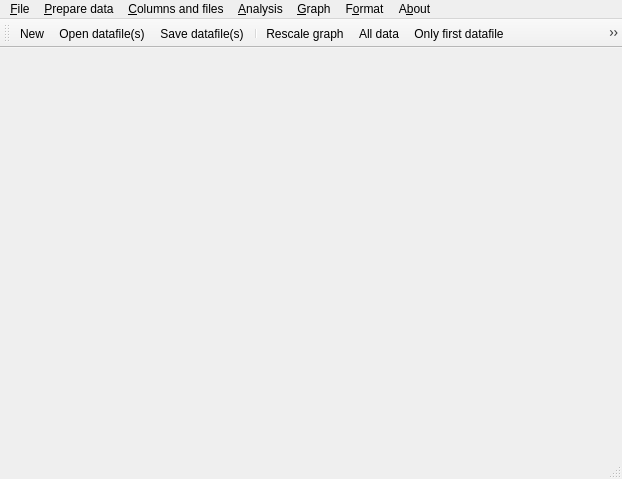
<?xml version="1.0" encoding="UTF-8"?>
<ui version="4.0">
 <class>MainWindow</class>
 <widget class="QMainWindow" name="MainWindow">
  <property name="geometry">
   <rect>
    <x>0</x>
    <y>0</y>
    <width>622</width>
    <height>479</height>
   </rect>
  </property>
  <property name="windowTitle">
   <string>MainWindow</string>
  </property>
  <widget class="QWidget" name="centralwidget">
   <layout class="QGridLayout" name="gridLayout">
    <item row="7" column="0" colspan="2">
     <widget class="QCustomPlot" name="plot" native="true">
      <property name="sizePolicy">
       <sizepolicy hsizetype="Preferred" vsizetype="Preferred">
        <horstretch>1</horstretch>
        <verstretch>1</verstretch>
       </sizepolicy>
      </property>
      <property name="minimumSize">
       <size>
        <width>600</width>
        <height>300</height>
       </size>
      </property>
      <property name="maximumSize">
       <size>
        <width>16777215</width>
        <height>16777215</height>
       </size>
      </property>
      <property name="sizeIncrement">
       <size>
        <width>0</width>
        <height>0</height>
       </size>
      </property>
      <property name="baseSize">
       <size>
        <width>0</width>
        <height>0</height>
       </size>
      </property>
     </widget>
    </item>
   </layout>
  </widget>
  <widget class="QMenuBar" name="menubar">
   <property name="geometry">
    <rect>
     <x>0</x>
     <y>0</y>
     <width>622</width>
     <height>26</height>
    </rect>
   </property>
   <widget class="QMenu" name="menuFile">
    <property name="tabletTracking">
     <bool>false</bool>
    </property>
    <property name="focusPolicy">
     <enum>Qt::NoFocus</enum>
    </property>
    <property name="contextMenuPolicy">
     <enum>Qt::DefaultContextMenu</enum>
    </property>
    <property name="tearOffEnabled">
     <bool>false</bool>
    </property>
    <property name="title">
     <string>&amp;File</string>
    </property>
    <property name="separatorsCollapsible">
     <bool>false</bool>
    </property>
    <widget class="QMenu" name="menuFile_operations">
     <property name="title">
      <string>File o&amp;perations...</string>
     </property>
     <addaction name="actionMerge_files"/>
     <addaction name="actionMerge_files_2"/>
     <addaction name="actionColumns_to_files"/>
     <addaction name="actionExport_column_to_single_file"/>
    </widget>
    <addaction name="actionNew"/>
    <addaction name="actionOpen"/>
    <addaction name="actionSave"/>
    <addaction name="actionSave_as"/>
    <addaction name="actionSave_in"/>
    <addaction name="actionImport_data"/>
    <addaction name="actionExport_data"/>
    <addaction name="actionBackup"/>
    <addaction name="menuFile_operations"/>
    <addaction name="separator"/>
    <addaction name="actionExit"/>
   </widget>
   <widget class="QMenu" name="menuAnalysis">
    <property name="title">
     <string>&amp;Prepare data</string>
    </property>
    <widget class="QMenu" name="menuCombine_all_files">
     <property name="title">
      <string>Combine &amp;all files...</string>
     </property>
     <addaction name="actionAdd_2"/>
     <addaction name="actionAverage"/>
    </widget>
    <widget class="QMenu" name="menuBaseline_2">
     <property name="title">
      <string>&amp;Baseline...</string>
     </property>
     <addaction name="actionSet_spectra_to_zero"/>
     <addaction name="actionLinear_baseline"/>
     <addaction name="actionBall_like_baseline"/>
    </widget>
    <widget class="QMenu" name="menuNormalize">
     <property name="title">
      <string>&amp;Normalize...</string>
     </property>
     <widget class="QMenu" name="menuIntegrated_area">
      <property name="title">
       <string>&amp;Integrated area...</string>
      </property>
      <addaction name="actionTo_one"/>
      <addaction name="actionTo_first_file"/>
     </widget>
     <widget class="QMenu" name="menuGlobal_maximum">
      <property name="title">
       <string>&amp;Global maximum...</string>
      </property>
      <addaction name="actionTo_one_2"/>
      <addaction name="actionTo_first_file_2"/>
     </widget>
     <addaction name="menuIntegrated_area"/>
     <addaction name="menuGlobal_maximum"/>
    </widget>
    <addaction name="menuBaseline_2"/>
    <addaction name="actionTrim"/>
    <addaction name="actionCallibrate_data"/>
    <addaction name="actionClean_spikes"/>
    <addaction name="menuCombine_all_files"/>
    <addaction name="menuNormalize"/>
   </widget>
   <widget class="QMenu" name="menuAbout">
    <property name="title">
     <string>A&amp;bout</string>
    </property>
    <addaction name="actionInformation"/>
   </widget>
   <widget class="QMenu" name="menuGraph">
    <property name="title">
     <string>&amp;Graph</string>
    </property>
    <widget class="QMenu" name="menuPlot">
     <property name="title">
      <string>&amp;Plot...</string>
     </property>
     <addaction name="actionAll_data"/>
     <addaction name="actionOnly_first_datafile"/>
     <addaction name="actionSet_max_number_of_plots"/>
    </widget>
    <widget class="QMenu" name="menuLegend">
     <property name="title">
      <string>&amp;Legend...</string>
     </property>
     <addaction name="actionShow"/>
     <addaction name="actionHide"/>
    </widget>
    <widget class="QMenu" name="menuVertical_arrangement">
     <property name="title">
      <string>&amp;Vertical stacking</string>
     </property>
     <addaction name="actionActivated"/>
     <addaction name="actionDisactivated"/>
    </widget>
    <widget class="QMenu" name="menuVertical_scale">
     <property name="title">
      <string>Vertical &amp;scale...</string>
     </property>
     <addaction name="actionlogarithmic"/>
     <addaction name="actionLinear"/>
    </widget>
    <addaction name="menuPlot"/>
    <addaction name="actionRescale"/>
    <addaction name="actionUndo"/>
    <addaction name="actionSpline"/>
    <addaction name="menuLegend"/>
    <addaction name="menuVertical_arrangement"/>
    <addaction name="menuVertical_scale"/>
   </widget>
   <widget class="QMenu" name="menuFormat">
    <property name="title">
     <string>F&amp;ormat</string>
    </property>
    <widget class="QMenu" name="menuRename">
     <property name="title">
      <string>&amp;Rename</string>
     </property>
     <addaction name="actionFiles"/>
     <addaction name="actionExtensions"/>
    </widget>
    <widget class="QMenu" name="menuData_format">
     <property name="title">
      <string>&amp;Format datafiles</string>
     </property>
     <widget class="QMenu" name="menuDelete_first_last_lines">
      <property name="title">
       <string>Delete &amp;rows</string>
      </property>
      <addaction name="actionDelete_first_lines"/>
      <addaction name="actionDelete_last_lines"/>
     </widget>
     <widget class="QMenu" name="menuData_ordering">
      <property name="title">
       <string>Data ordering...</string>
      </property>
      <addaction name="actionAscending"/>
      <addaction name="actionDescending"/>
     </widget>
     <addaction name="actionReplace_characters"/>
     <addaction name="actionDelete_lines_without_data"/>
     <addaction name="menuDelete_first_last_lines"/>
     <addaction name="menuData_ordering"/>
    </widget>
    <widget class="QMenu" name="menuDecrease_datapoints">
     <property name="title">
      <string>&amp;Modify datapoints</string>
     </property>
     <widget class="QMenu" name="menuIncrease_Datapoints">
      <property name="title">
       <string>&amp;Modify datapoints number</string>
      </property>
      <addaction name="actionSet_step"/>
      <addaction name="actionSet_number"/>
     </widget>
     <addaction name="actionAverage_datapoints"/>
     <addaction name="menuIncrease_Datapoints"/>
    </widget>
    <addaction name="menuRename"/>
    <addaction name="menuDecrease_datapoints"/>
    <addaction name="menuData_format"/>
   </widget>
   <widget class="QMenu" name="menuAdvanced_manipulation">
    <property name="title">
     <string>&amp;Analysis</string>
    </property>
    <widget class="QMenu" name="menuAxis">
     <property name="title">
      <string>&amp;Axis</string>
     </property>
     <widget class="QMenu" name="menux_axis">
      <property name="title">
       <string>&amp;x Axis</string>
      </property>
      <addaction name="actionAdd_constant_4"/>
      <addaction name="actionMultiply_constant_3"/>
      <addaction name="actionExponenciate"/>
      <addaction name="actionLogarithm_3"/>
      <addaction name="actionModify_units_2"/>
     </widget>
     <widget class="QMenu" name="menuy_Axis_2">
      <property name="title">
       <string>&amp;y Axis</string>
      </property>
      <addaction name="actionAdd_constant_3"/>
      <addaction name="actionMultiply_constant_4"/>
      <addaction name="actionExponenciate_2"/>
      <addaction name="actionLogarithm_4"/>
     </widget>
     <addaction name="menux_axis"/>
     <addaction name="menuy_Axis_2"/>
    </widget>
    <widget class="QMenu" name="menuSpecial_analysis">
     <property name="title">
      <string>&amp;Special analysis</string>
     </property>
     <addaction name="actionClean_interferences_by_FFT"/>
     <addaction name="actionCalculate_modulus_from_KKA"/>
    </widget>
    <addaction name="menuAxis"/>
    <addaction name="actionIntegrate"/>
    <addaction name="menuSpecial_analysis"/>
   </widget>
   <widget class="QMenu" name="menuFiles_and_columns">
    <property name="title">
     <string>&amp;Columns and files</string>
    </property>
    <widget class="QMenu" name="menuOperate_with_ref_column">
     <property name="title">
      <string>&amp;Operate with ref. column</string>
     </property>
     <addaction name="actionAdd_reference"/>
     <addaction name="actionSubtract_2"/>
     <addaction name="actionMultiplu"/>
     <addaction name="actionDivide_2"/>
     <addaction name="actionCalculate_absorbance_2"/>
    </widget>
    <widget class="QMenu" name="menuColumns_2">
     <property name="title">
      <string>&amp;Columns...</string>
     </property>
     <addaction name="actionSet_x_column"/>
     <addaction name="actionDelete_column"/>
     <addaction name="actionAdd_reference_column"/>
     <addaction name="actionDuplicate_Column"/>
    </widget>
    <addaction name="actionSet_Plot_Column"/>
    <addaction name="menuColumns_2"/>
    <addaction name="menuOperate_with_ref_column"/>
    <addaction name="separator"/>
    <addaction name="actionAdd_reference_files"/>
    <addaction name="actionOperate_with_ref_files"/>
   </widget>
   <addaction name="menuFile"/>
   <addaction name="menuAnalysis"/>
   <addaction name="menuFiles_and_columns"/>
   <addaction name="menuAdvanced_manipulation"/>
   <addaction name="menuGraph"/>
   <addaction name="menuFormat"/>
   <addaction name="menuAbout"/>
  </widget>
  <widget class="QStatusBar" name="statusbar"/>
  <widget class="QToolBar" name="toolBar">
   <property name="windowTitle">
    <string>toolBar</string>
   </property>
   <attribute name="toolBarArea">
    <enum>TopToolBarArea</enum>
   </attribute>
   <attribute name="toolBarBreak">
    <bool>false</bool>
   </attribute>
   <addaction name="actionNew"/>
   <addaction name="actionOpen"/>
   <addaction name="actionSave"/>
   <addaction name="separator"/>
   <addaction name="actionRescale"/>
   <addaction name="actionAll_data"/>
   <addaction name="actionOnly_first_datafile"/>
   <addaction name="actionSet_Plot_Column"/>
   <addaction name="separator"/>
   <addaction name="actionActivated"/>
   <addaction name="actionDisactivated"/>
   <addaction name="separator"/>
   <addaction name="actionUndo"/>
   <addaction name="separator"/>
   <addaction name="actionExit"/>
   <addaction name="separator"/>
  </widget>
  <action name="actionOpen">
   <property name="checkable">
    <bool>false</bool>
   </property>
   <property name="icon">
    <iconset resource="MyRes.qrc">
     <normaloff>:/Images/24x24/Folder-24x24.png</normaloff>:/Images/24x24/Folder-24x24.png</iconset>
   </property>
   <property name="text">
    <string>&amp;Open datafile(s)</string>
   </property>
   <property name="shortcut">
    <string>Ctrl+O</string>
   </property>
  </action>
  <action name="actionImport_data">
   <property name="icon">
    <iconset resource="MyRes.qrc">
     <normaloff>:/Images/24x24/Folder-Down-24x24.png</normaloff>:/Images/24x24/Folder-Down-24x24.png</iconset>
   </property>
   <property name="text">
    <string>I&amp;mport for format</string>
   </property>
   <property name="shortcut">
    <string>Ctrl+I</string>
   </property>
  </action>
  <action name="actionExit">
   <property name="checkable">
    <bool>false</bool>
   </property>
   <property name="icon">
    <iconset resource="MyRes.qrc">
     <normaloff>:/Images/24x24/Power-Off-24x24.png</normaloff>:/Images/24x24/Power-Off-24x24.png</iconset>
   </property>
   <property name="text">
    <string>&amp;Exit</string>
   </property>
   <property name="shortcut">
    <string>Ctrl+Q</string>
   </property>
  </action>
  <action name="actionInformation">
   <property name="icon">
    <iconset resource="MyRes.qrc">
     <normaloff>:/Images/24x24/Information-24x24.png</normaloff>:/Images/24x24/Information-24x24.png</iconset>
   </property>
   <property name="text">
    <string>&amp;Information</string>
   </property>
  </action>
  <action name="actionRescale">
   <property name="icon">
    <iconset resource="MyRes.qrc">
     <normaloff>:/Images/24x24/Line-Graph-24x24.png</normaloff>:/Images/24x24/Line-Graph-24x24.png</iconset>
   </property>
   <property name="text">
    <string>&amp;Rescale graph</string>
   </property>
   <property name="shortcut">
    <string>Ctrl+R</string>
   </property>
  </action>
  <action name="actionNew">
   <property name="icon">
    <iconset resource="MyRes.qrc">
     <normaloff>:/Images/24x24/Document-24x24.png</normaloff>:/Images/24x24/Document-24x24.png</iconset>
   </property>
   <property name="text">
    <string>&amp;New</string>
   </property>
   <property name="shortcut">
    <string>Ctrl+N</string>
   </property>
  </action>
  <action name="actionSave">
   <property name="icon">
    <iconset resource="MyRes.qrc">
     <normaloff>:/Images/24x24/Save-24x24.png</normaloff>:/Images/24x24/Save-24x24.png</iconset>
   </property>
   <property name="text">
    <string>&amp;Save datafile(s)</string>
   </property>
   <property name="shortcut">
    <string>Ctrl+S</string>
   </property>
  </action>
  <action name="actionFiles">
   <property name="icon">
    <iconset resource="MyRes.qrc">
     <normaloff>:/Images/24x24/Notepad-Edit-24x24.png</normaloff>:/Images/24x24/Notepad-Edit-24x24.png</iconset>
   </property>
   <property name="text">
    <string>&amp;Filenames</string>
   </property>
  </action>
  <action name="actionExtensions">
   <property name="icon">
    <iconset resource="MyRes.qrc">
     <normaloff>:/Images/24x24/Notepad-Settings-24x24.png</normaloff>:/Images/24x24/Notepad-Settings-24x24.png</iconset>
   </property>
   <property name="text">
    <string>&amp;Extensions</string>
   </property>
  </action>
  <action name="actionClean_spikes">
   <property name="icon">
    <iconset resource="MyRes.qrc">
     <normaloff>:/Images/24x24/Line-Graph-Tick-24x24 - copia.png</normaloff>:/Images/24x24/Line-Graph-Tick-24x24 - copia.png</iconset>
   </property>
   <property name="text">
    <string>Clean &amp;spikes</string>
   </property>
  </action>
  <action name="actionCallibrate_data">
   <property name="text">
    <string>&amp;Calibration</string>
   </property>
  </action>
  <action name="actionTrim">
   <property name="icon">
    <iconset resource="MyRes.qrc">
     <normaloff>:/Images/24x24/Line-Graph-Edit-24x24 - copia.png</normaloff>:/Images/24x24/Line-Graph-Edit-24x24 - copia.png</iconset>
   </property>
   <property name="text">
    <string>&amp;Trim</string>
   </property>
  </action>
  <action name="actionClean_interferences_by_FFT">
   <property name="icon">
    <iconset resource="MyRes.qrc">
     <normaloff>:/Images/24x24/Line-Graph-Filter-24x24 - copia.png</normaloff>:/Images/24x24/Line-Graph-Filter-24x24 - copia.png</iconset>
   </property>
   <property name="text">
    <string>Clean &amp;interferences by FFT</string>
   </property>
  </action>
  <action name="actionSet_spectra_to_zero">
   <property name="text">
    <string>&amp;Set spectra to zero</string>
   </property>
  </action>
  <action name="actionLinear_baseline">
   <property name="icon">
    <iconset resource="MyRes.qrc">
     <normaloff>:/Images/24x24/Line-Graph-Import-24x24 - copia.png</normaloff>:/Images/24x24/Line-Graph-Import-24x24 - copia.png</iconset>
   </property>
   <property name="text">
    <string>&amp;Linear baseline</string>
   </property>
  </action>
  <action name="actionBall_like_baseline">
   <property name="icon">
    <iconset resource="MyRes.qrc">
     <normaloff>:/Images/24x24/Line-Graph-Import-24x24 - copia.png</normaloff>:/Images/24x24/Line-Graph-Import-24x24 - copia.png</iconset>
   </property>
   <property name="text">
    <string>&amp;Ball-like baseline</string>
   </property>
  </action>
  <action name="actionReplace_characters">
   <property name="icon">
    <iconset resource="MyRes.qrc">
     <normaloff>:/Images/24x24/Notepad-Search-24x24.png</normaloff>:/Images/24x24/Notepad-Search-24x24.png</iconset>
   </property>
   <property name="text">
    <string>Find and replace &amp;characters</string>
   </property>
   <property name="shortcut">
    <string>Ctrl+F</string>
   </property>
  </action>
  <action name="actionDelete_lines_without_data">
   <property name="text">
    <string>Delete &amp;lines without data</string>
   </property>
  </action>
  <action name="actionDelete_first_lines">
   <property name="text">
    <string>Delete &amp;first lines</string>
   </property>
  </action>
  <action name="actionDelete_last_lines">
   <property name="text">
    <string>Delete &amp;last lines</string>
   </property>
  </action>
  <action name="actionIntegrate">
   <property name="text">
    <string>&amp;Integrate</string>
   </property>
  </action>
  <action name="actionAdd_2">
   <property name="text">
    <string>&amp;Add</string>
   </property>
  </action>
  <action name="actionAverage">
   <property name="text">
    <string>A&amp;verage</string>
   </property>
  </action>
  <action name="actionSort_data">
   <property name="text">
    <string>Sort vertically</string>
   </property>
  </action>
  <action name="actionDelete_datapoints">
   <property name="text">
    <string>Delete datapoints</string>
   </property>
  </action>
  <action name="actionAverage_datapoints">
   <property name="text">
    <string>&amp;Average datapoints</string>
   </property>
  </action>
  <action name="actionSpline">
   <property name="text">
    <string>&amp;Create spline</string>
   </property>
  </action>
  <action name="actionSave_in">
   <property name="icon">
    <iconset resource="MyRes.qrc">
     <normaloff>:/Images/24x24/Save-Create-24x24.png</normaloff>:/Images/24x24/Save-Create-24x24.png</iconset>
   </property>
   <property name="text">
    <string>Save &amp;in...</string>
   </property>
   <property name="shortcut">
    <string>Ctrl+N</string>
   </property>
  </action>
  <action name="actionExport_data">
   <property name="icon">
    <iconset resource="MyRes.qrc">
     <normaloff>:/Images/24x24/Folder-Export-24x24 - copia.png</normaloff>:/Images/24x24/Folder-Export-24x24 - copia.png</iconset>
   </property>
   <property name="text">
    <string>&amp;Export format</string>
   </property>
   <property name="shortcut">
    <string>Ctrl+E</string>
   </property>
  </action>
  <action name="actionBackup">
   <property name="icon">
    <iconset resource="MyRes.qrc">
     <normaloff>:/Images/24x24/Copy-24x24.png</normaloff>:/Images/24x24/Copy-24x24.png</iconset>
   </property>
   <property name="text">
    <string>&amp;Make backup</string>
   </property>
  </action>
  <action name="actionAll_data">
   <property name="icon">
    <iconset resource="MyRes.qrc">
     <normaloff>:/Images/24x24/Line-Graph-New-24x24 - copia.png</normaloff>:/Images/24x24/Line-Graph-New-24x24 - copia.png</iconset>
   </property>
   <property name="text">
    <string>&amp;All data</string>
   </property>
  </action>
  <action name="actionOnly_first_datafile">
   <property name="icon">
    <iconset resource="MyRes.qrc">
     <normaloff>:/Images/24x24/Line-Graph-Close-24x24 - copia.png</normaloff>:/Images/24x24/Line-Graph-Close-24x24 - copia.png</iconset>
   </property>
   <property name="text">
    <string>&amp;Only first datafile</string>
   </property>
  </action>
  <action name="actionSubtract_2">
   <property name="icon">
    <iconset resource="MyRes.qrc">
     <normaloff>:/Images/24x24/Line-Graph-Down-24x24 - copia.png</normaloff>:/Images/24x24/Line-Graph-Down-24x24 - copia.png</iconset>
   </property>
   <property name="text">
    <string>&amp;Subtract reference</string>
   </property>
  </action>
  <action name="actionMultiplu">
   <property name="icon">
    <iconset resource="MyRes.qrc">
     <normaloff>:/Images/24x24/Line-Graph-Export-24x24 - copia.png</normaloff>:/Images/24x24/Line-Graph-Export-24x24 - copia.png</iconset>
   </property>
   <property name="text">
    <string>&amp;Multiply to reference</string>
   </property>
  </action>
  <action name="actionDivide_2">
   <property name="icon">
    <iconset resource="MyRes.qrc">
     <normaloff>:/Images/24x24/Line-Graph-Down-a-level-24x24 - copia.png</normaloff>:/Images/24x24/Line-Graph-Down-a-level-24x24 - copia.png</iconset>
   </property>
   <property name="text">
    <string>&amp;Divide by reference</string>
   </property>
  </action>
  <action name="actionCalculate_absorbance_2">
   <property name="text">
    <string>&amp;Calculate absorbance</string>
   </property>
  </action>
  <action name="actionModify_units_2">
   <property name="icon">
    <iconset resource="MyRes.qrc">
     <normaloff>:/Images/24x24/Line-Graph-Refresh-24x24 - copia.png</normaloff>:/Images/24x24/Line-Graph-Refresh-24x24 - copia.png</iconset>
   </property>
   <property name="text">
    <string>&amp;Modify units</string>
   </property>
  </action>
  <action name="actionAdd_constant_3">
   <property name="icon">
    <iconset resource="MyRes.qrc">
     <normaloff>:/Images/24x24/Line-Graph-Up-24x24 - copia.png</normaloff>:/Images/24x24/Line-Graph-Up-24x24 - copia.png</iconset>
   </property>
   <property name="text">
    <string>&amp;Add constant</string>
   </property>
  </action>
  <action name="actionMultiply_constant_3">
   <property name="icon">
    <iconset resource="MyRes.qrc">
     <normaloff>:/Images/24x24/Line-Graph-Up-24x24 - copia.png</normaloff>:/Images/24x24/Line-Graph-Up-24x24 - copia.png</iconset>
   </property>
   <property name="text">
    <string>&amp;Multiply constant</string>
   </property>
  </action>
  <action name="actionExponenciate">
   <property name="text">
    <string>&amp;Exponenciate</string>
   </property>
  </action>
  <action name="actionLogarithm_3">
   <property name="text">
    <string>&amp;Logarithm</string>
   </property>
  </action>
  <action name="actionAdd_constant_4">
   <property name="text">
    <string>&amp;Add constant</string>
   </property>
  </action>
  <action name="actionMultiply_constant_4">
   <property name="icon">
    <iconset resource="MyRes.qrc">
     <normaloff>:/Images/24x24/Line-Graph-Up-a-level-24x24 - copia.png</normaloff>:/Images/24x24/Line-Graph-Up-a-level-24x24 - copia.png</iconset>
   </property>
   <property name="text">
    <string>&amp;Multiply constant</string>
   </property>
  </action>
  <action name="actionExponenciate_2">
   <property name="text">
    <string>&amp;Exponenciate</string>
   </property>
  </action>
  <action name="actionLogarithm_4">
   <property name="text">
    <string>&amp;Logarithm</string>
   </property>
  </action>
  <action name="actionUndo">
   <property name="icon">
    <iconset resource="MyRes.qrc">
     <normaloff>:/Images/24x24/Controls-Rewind-24x24.png</normaloff>:/Images/24x24/Controls-Rewind-24x24.png</iconset>
   </property>
   <property name="text">
    <string>&amp;Undo</string>
   </property>
   <property name="shortcut">
    <string>Ctrl+Z</string>
   </property>
  </action>
  <action name="actionSet_Plot_Column">
   <property name="icon">
    <iconset resource="MyRes.qrc">
     <normaloff>:/Images/24x24/Table-24x24.png</normaloff>:/Images/24x24/Table-24x24.png</iconset>
   </property>
   <property name="text">
    <string>&amp;Set &quot;y&quot; Column data</string>
   </property>
  </action>
  <action name="actionAdd_reference_column">
   <property name="icon">
    <iconset resource="MyRes.qrc">
     <normaloff>:/Images/24x24/Table-Create-24x24.png</normaloff>:/Images/24x24/Table-Create-24x24.png</iconset>
   </property>
   <property name="text">
    <string>&amp;Set reference column</string>
   </property>
  </action>
  <action name="actionSet_step">
   <property name="icon">
    <iconset resource="MyRes.qrc">
     <normaloff>:/Images/24x24/Notepad-Tick-24x24.png</normaloff>:/Images/24x24/Notepad-Tick-24x24.png</iconset>
   </property>
   <property name="text">
    <string>Set &amp;step</string>
   </property>
  </action>
  <action name="actionSet_number">
   <property name="text">
    <string>Set &amp;number</string>
   </property>
  </action>
  <action name="actionVisually_sort">
   <property name="text">
    <string>Visually sort</string>
   </property>
  </action>
  <action name="actionDelete_column">
   <property name="icon">
    <iconset resource="MyRes.qrc">
     <normaloff>:/Images/24x24/Table-Close-24x24.png</normaloff>:/Images/24x24/Table-Close-24x24.png</iconset>
   </property>
   <property name="text">
    <string>&amp;Delete Column</string>
   </property>
  </action>
  <action name="actionSet_x_column">
   <property name="icon">
    <iconset resource="MyRes.qrc">
     <normaloff>:/Images/24x24/Table-Refresh-24x24.png</normaloff>:/Images/24x24/Table-Refresh-24x24.png</iconset>
   </property>
   <property name="text">
    <string>&amp;Rearrange columns</string>
   </property>
  </action>
  <action name="actionMerge_files">
   <property name="icon">
    <iconset resource="MyRes.qrc">
     <normaloff>:/Images/24x24/Copy-Link-24x24 - copia.png</normaloff>:/Images/24x24/Copy-Link-24x24 - copia.png</iconset>
   </property>
   <property name="text">
    <string>&amp;Combine pairs of files</string>
   </property>
  </action>
  <action name="actionAdd_reference_files">
   <property name="icon">
    <iconset resource="MyRes.qrc">
     <normaloff>:/Images/24x24/Folder-Create-24x24 - copia.png</normaloff>:/Images/24x24/Folder-Create-24x24 - copia.png</iconset>
   </property>
   <property name="text">
    <string>&amp;Add reference files</string>
   </property>
  </action>
  <action name="actionTo_one">
   <property name="icon">
    <iconset resource="MyRes.qrc">
     <normaloff>:/Images/24x24/Line-Graph-Tick-24x24 - copia.png</normaloff>:/Images/24x24/Line-Graph-Tick-24x24 - copia.png</iconset>
   </property>
   <property name="text">
    <string>To &amp;one</string>
   </property>
  </action>
  <action name="actionTo_first_file">
   <property name="icon">
    <iconset resource="MyRes.qrc">
     <normaloff>:/Images/24x24/Line-Graph-Import-24x24 - copia.png</normaloff>:/Images/24x24/Line-Graph-Import-24x24 - copia.png</iconset>
   </property>
   <property name="text">
    <string>To &amp;first file</string>
   </property>
  </action>
  <action name="actionTo_one_2">
   <property name="icon">
    <iconset resource="MyRes.qrc">
     <normaloff>:/Images/24x24/Line-Graph-Tick-24x24 - copia.png</normaloff>:/Images/24x24/Line-Graph-Tick-24x24 - copia.png</iconset>
   </property>
   <property name="text">
    <string>To &amp;one</string>
   </property>
  </action>
  <action name="actionTo_first_file_2">
   <property name="icon">
    <iconset resource="MyRes.qrc">
     <normaloff>:/Images/24x24/Line-Graph-Import-24x24 - copia.png</normaloff>:/Images/24x24/Line-Graph-Import-24x24 - copia.png</iconset>
   </property>
   <property name="text">
    <string>To &amp;first file</string>
   </property>
  </action>
  <action name="actionShow">
   <property name="icon">
    <iconset resource="MyRes.qrc">
     <normaloff>:/Images/24x24/Line-Graph-Search-24x24 - copia.png</normaloff>:/Images/24x24/Line-Graph-Search-24x24 - copia.png</iconset>
   </property>
   <property name="text">
    <string>&amp;Show</string>
   </property>
  </action>
  <action name="actionHide">
   <property name="icon">
    <iconset resource="MyRes.qrc">
     <normaloff>:/Images/24x24/Line-Graph-Delete-24x24 - copia.png</normaloff>:/Images/24x24/Line-Graph-Delete-24x24 - copia.png</iconset>
   </property>
   <property name="text">
    <string>&amp;Hide</string>
   </property>
  </action>
  <action name="actionActivated">
   <property name="icon">
    <iconset resource="MyRes.qrc">
     <normaloff>:/Images/24x24/Line2-Graph-24x24.png</normaloff>:/Images/24x24/Line2-Graph-24x24.png</iconset>
   </property>
   <property name="text">
    <string>Stacking &amp;activated</string>
   </property>
  </action>
  <action name="actionDisactivated">
   <property name="icon">
    <iconset resource="MyRes.qrc">
     <normaloff>:/Images/24x24/Line3-Graph-24x24.png</normaloff>:/Images/24x24/Line3-Graph-24x24.png</iconset>
   </property>
   <property name="text">
    <string>Stacking &amp;deactivated</string>
   </property>
  </action>
  <action name="actionlogarithmic">
   <property name="icon">
    <iconset resource="MyRes.qrc">
     <normaloff>:/Images/24x24/Line-Graph-24x24.png</normaloff>:/Images/24x24/Line-Graph-24x24.png</iconset>
   </property>
   <property name="text">
    <string>&amp;Logarithmic</string>
   </property>
  </action>
  <action name="actionLinear">
   <property name="icon">
    <iconset resource="MyRes.qrc">
     <normaloff>:/Images/24x24/Line-Graph-24x24.png</normaloff>:/Images/24x24/Line-Graph-24x24.png</iconset>
   </property>
   <property name="text">
    <string>L&amp;inear</string>
   </property>
  </action>
  <action name="actionAdd_reference">
   <property name="icon">
    <iconset resource="MyRes.qrc">
     <normaloff>:/Images/24x24/Line-Graph-Export-24x24 - copia.png</normaloff>:/Images/24x24/Line-Graph-Export-24x24 - copia.png</iconset>
   </property>
   <property name="text">
    <string>&amp;Add reference</string>
   </property>
  </action>
  <action name="actionMerge_files_2">
   <property name="icon">
    <iconset resource="MyRes.qrc">
     <normaloff>:/Images/24x24/Copy-Down-24x24 - copia.png</normaloff>:/Images/24x24/Copy-Down-24x24 - copia.png</iconset>
   </property>
   <property name="text">
    <string>&amp;Merge files into single file</string>
   </property>
  </action>
  <action name="actionColumns_to_files">
   <property name="icon">
    <iconset resource="MyRes.qrc">
     <normaloff>:/Images/24x24/Copy-Favourites-24x24.png</normaloff>:/Images/24x24/Copy-Favourites-24x24.png</iconset>
   </property>
   <property name="text">
    <string>Export column(s) to &amp;files</string>
   </property>
  </action>
  <action name="actionCalculate_modulus_from_KKA">
   <property name="icon">
    <iconset resource="MyRes.qrc">
     <normaloff>:/Images/24x24/Line-Graph-Create-24x24 - copia.png</normaloff>:/Images/24x24/Line-Graph-Create-24x24 - copia.png</iconset>
   </property>
   <property name="text">
    <string>Calculate &amp;modulus from KKA</string>
   </property>
  </action>
  <action name="actionSet_max_number_of_plots">
   <property name="icon">
    <iconset resource="MyRes.qrc">
     <normaloff>:/Images/24x24/Line-Graph-Create-24x24 - copia.png</normaloff>:/Images/24x24/Line-Graph-Create-24x24 - copia.png</iconset>
   </property>
   <property name="text">
    <string>&amp;Set max. number of plots</string>
   </property>
  </action>
  <action name="actionOperate_with_ref_files">
   <property name="text">
    <string>Operate with &amp;ref. files</string>
   </property>
  </action>
  <action name="actionDuplicate_Column">
   <property name="icon">
    <iconset resource="MyRes.qrc">
     <normaloff>:/Images/24x24/Table-Open-24x24.png</normaloff>:/Images/24x24/Table-Open-24x24.png</iconset>
   </property>
   <property name="text">
    <string>D&amp;uplicate Column</string>
   </property>
  </action>
  <action name="actionExport_column_to_single_file">
   <property name="icon">
    <iconset resource="MyRes.qrc">
     <normaloff>:/Images/24x24/Document-Import-24x24 - copia.png</normaloff>:/Images/24x24/Document-Import-24x24 - copia.png</iconset>
   </property>
   <property name="text">
    <string>Export column to &amp;single file</string>
   </property>
  </action>
  <action name="actionSave_as">
   <property name="icon">
    <iconset resource="MyRes.qrc">
     <normaloff>:/Images/24x24/Save-Edit-24x24.png</normaloff>:/Images/24x24/Save-Edit-24x24.png</iconset>
   </property>
   <property name="text">
    <string>Save &amp;as...</string>
   </property>
   <property name="shortcut">
    <string>Ctrl+A</string>
   </property>
  </action>
  <action name="actionAscending">
   <property name="text">
    <string>Ascending</string>
   </property>
  </action>
  <action name="actionDescending">
   <property name="text">
    <string>Descending</string>
   </property>
  </action>
 </widget>
 <customwidgets>
  <customwidget>
   <class>QCustomPlot</class>
   <extends>QWidget</extends>
   <header>qcustomplot.h</header>
   <container>1</container>
  </customwidget>
 </customwidgets>
 <resources>
  <include location="MyRes.qrc"/>
 </resources>
 <connections/>
</ui>
